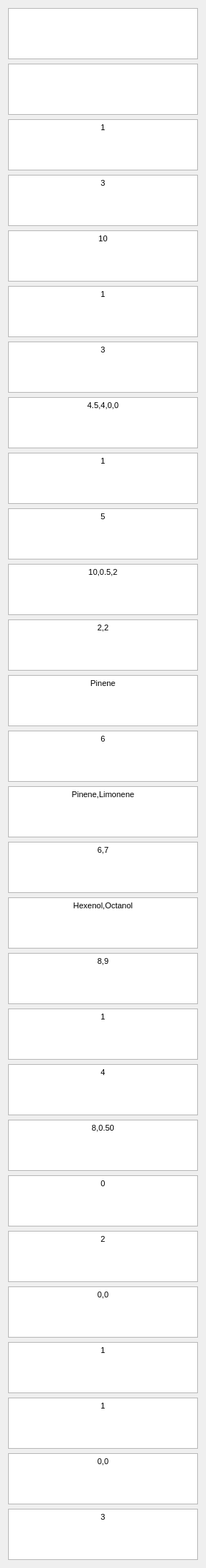
  <widget class="QWidget" name="verticalLayoutWidget_3">
   <property name="geometry">
    <rect>
     <x>300</x>
     <y>30</y>
     <width>281</width>
     <height>901</height>
    </rect>
   </property>
   <layout class="QVBoxLayout" name="verticalLayout_7">
    <item>
     <widget class="QTextEdit" name="outputFolderTextbox">
      <property name="layoutDirection">
       <enum>Qt::LeftToRight</enum>
      </property>
      <property name="html">
       <string>&lt;!DOCTYPE HTML PUBLIC &quot;-//W3C//DTD HTML 4.0//EN&quot; &quot;http://www.w3.org/TR/REC-html40/strict.dtd&quot;&gt;
&lt;html&gt;&lt;head&gt;&lt;meta name=&quot;qrichtext&quot; content=&quot;1&quot; /&gt;&lt;style type=&quot;text/css&quot;&gt;
p, li { white-space: pre-wrap; }
&lt;/style&gt;&lt;/head&gt;&lt;body style=&quot; font-family:'MS Shell Dlg 2'; font-size:8.25pt; font-weight:400; font-style:normal;&quot;&gt;
&lt;p align=&quot;center&quot; style=&quot;-qt-paragraph-type:empty; margin-top:0px; margin-bottom:0px; margin-left:0px; margin-right:0px; -qt-block-indent:0; text-indent:0px;&quot;&gt;&lt;br /&gt;&lt;/p&gt;&lt;/body&gt;&lt;/html&gt;</string>
      </property>
     </widget>
    </item>
    <item>
     <widget class="QTextEdit" name="dateTextbox">
      <property name="layoutDirection">
       <enum>Qt::LeftToRight</enum>
      </property>
      <property name="html">
       <string>&lt;!DOCTYPE HTML PUBLIC &quot;-//W3C//DTD HTML 4.0//EN&quot; &quot;http://www.w3.org/TR/REC-html40/strict.dtd&quot;&gt;
&lt;html&gt;&lt;head&gt;&lt;meta name=&quot;qrichtext&quot; content=&quot;1&quot; /&gt;&lt;style type=&quot;text/css&quot;&gt;
p, li { white-space: pre-wrap; }
&lt;/style&gt;&lt;/head&gt;&lt;body style=&quot; font-family:'MS Shell Dlg 2'; font-size:8.25pt; font-weight:400; font-style:normal;&quot;&gt;
&lt;p align=&quot;center&quot; style=&quot;-qt-paragraph-type:empty; margin-top:0px; margin-bottom:0px; margin-left:0px; margin-right:0px; -qt-block-indent:0; text-indent:0px;&quot;&gt;&lt;br /&gt;&lt;/p&gt;&lt;/body&gt;&lt;/html&gt;</string>
      </property>
     </widget>
    </item>
    <item>
     <widget class="QTextEdit" name="mouseNumTextbox">
      <property name="layoutDirection">
       <enum>Qt::LeftToRight</enum>
      </property>
      <property name="html">
       <string>&lt;!DOCTYPE HTML PUBLIC &quot;-//W3C//DTD HTML 4.0//EN&quot; &quot;http://www.w3.org/TR/REC-html40/strict.dtd&quot;&gt;
&lt;html&gt;&lt;head&gt;&lt;meta name=&quot;qrichtext&quot; content=&quot;1&quot; /&gt;&lt;style type=&quot;text/css&quot;&gt;
p, li { white-space: pre-wrap; }
&lt;/style&gt;&lt;/head&gt;&lt;body style=&quot; font-family:'MS Shell Dlg 2'; font-size:8.25pt; font-weight:400; font-style:normal;&quot;&gt;
&lt;p align=&quot;center&quot; style=&quot; margin-top:0px; margin-bottom:0px; margin-left:0px; margin-right:0px; -qt-block-indent:0; text-indent:0px;&quot;&gt;1&lt;/p&gt;&lt;/body&gt;&lt;/html&gt;</string>
      </property>
     </widget>
    </item>
    <item>
     <widget class="QTextEdit" name="numTrialsTextbox">
      <property name="layoutDirection">
       <enum>Qt::LeftToRight</enum>
      </property>
      <property name="html">
       <string>&lt;!DOCTYPE HTML PUBLIC &quot;-//W3C//DTD HTML 4.0//EN&quot; &quot;http://www.w3.org/TR/REC-html40/strict.dtd&quot;&gt;
&lt;html&gt;&lt;head&gt;&lt;meta name=&quot;qrichtext&quot; content=&quot;1&quot; /&gt;&lt;style type=&quot;text/css&quot;&gt;
p, li { white-space: pre-wrap; }
&lt;/style&gt;&lt;/head&gt;&lt;body style=&quot; font-family:'MS Shell Dlg 2'; font-size:8.25pt; font-weight:400; font-style:normal;&quot;&gt;
&lt;p align=&quot;center&quot; style=&quot; margin-top:0px; margin-bottom:0px; margin-left:0px; margin-right:0px; -qt-block-indent:0; text-indent:0px;&quot;&gt;3&lt;/p&gt;&lt;/body&gt;&lt;/html&gt;</string>
      </property>
     </widget>
    </item>
    <item>
     <widget class="QTextEdit" name="trialDurationTextbox">
      <property name="layoutDirection">
       <enum>Qt::LeftToRight</enum>
      </property>
      <property name="html">
       <string>&lt;!DOCTYPE HTML PUBLIC &quot;-//W3C//DTD HTML 4.0//EN&quot; &quot;http://www.w3.org/TR/REC-html40/strict.dtd&quot;&gt;
&lt;html&gt;&lt;head&gt;&lt;meta name=&quot;qrichtext&quot; content=&quot;1&quot; /&gt;&lt;style type=&quot;text/css&quot;&gt;
p, li { white-space: pre-wrap; }
&lt;/style&gt;&lt;/head&gt;&lt;body style=&quot; font-family:'MS Shell Dlg 2'; font-size:8.25pt; font-weight:400; font-style:normal;&quot;&gt;
&lt;p align=&quot;center&quot; style=&quot; margin-top:0px; margin-bottom:0px; margin-left:0px; margin-right:0px; -qt-block-indent:0; text-indent:0px;&quot;&gt;10&lt;/p&gt;&lt;/body&gt;&lt;/html&gt;</string>
      </property>
     </widget>
    </item>
    <item>
     <widget class="QTextEdit" name="laserBinaryTextbox">
      <property name="layoutDirection">
       <enum>Qt::LeftToRight</enum>
      </property>
      <property name="html">
       <string>&lt;!DOCTYPE HTML PUBLIC &quot;-//W3C//DTD HTML 4.0//EN&quot; &quot;http://www.w3.org/TR/REC-html40/strict.dtd&quot;&gt;
&lt;html&gt;&lt;head&gt;&lt;meta name=&quot;qrichtext&quot; content=&quot;1&quot; /&gt;&lt;style type=&quot;text/css&quot;&gt;
p, li { white-space: pre-wrap; }
&lt;/style&gt;&lt;/head&gt;&lt;body style=&quot; font-family:'MS Shell Dlg 2'; font-size:8.25pt; font-weight:400; font-style:normal;&quot;&gt;
&lt;p align=&quot;center&quot; style=&quot; margin-top:0px; margin-bottom:0px; margin-left:0px; margin-right:0px; -qt-block-indent:0; text-indent:0px;&quot;&gt;1&lt;/p&gt;&lt;/body&gt;&lt;/html&gt;</string>
      </property>
     </widget>
    </item>
    <item>
     <widget class="QTextEdit" name="laserPortTextbox">
      <property name="layoutDirection">
       <enum>Qt::LeftToRight</enum>
      </property>
      <property name="html">
       <string>&lt;!DOCTYPE HTML PUBLIC &quot;-//W3C//DTD HTML 4.0//EN&quot; &quot;http://www.w3.org/TR/REC-html40/strict.dtd&quot;&gt;
&lt;html&gt;&lt;head&gt;&lt;meta name=&quot;qrichtext&quot; content=&quot;1&quot; /&gt;&lt;style type=&quot;text/css&quot;&gt;
p, li { white-space: pre-wrap; }
&lt;/style&gt;&lt;/head&gt;&lt;body style=&quot; font-family:'MS Shell Dlg 2'; font-size:8.25pt; font-weight:400; font-style:normal;&quot;&gt;
&lt;p align=&quot;center&quot; style=&quot; margin-top:0px; margin-bottom:0px; margin-left:0px; margin-right:0px; -qt-block-indent:0; text-indent:0px;&quot;&gt;3&lt;/p&gt;&lt;/body&gt;&lt;/html&gt;</string>
      </property>
     </widget>
    </item>
    <item>
     <widget class="QTextEdit" name="laserTrialStructureTextbox">
      <property name="layoutDirection">
       <enum>Qt::LeftToRight</enum>
      </property>
      <property name="html">
       <string>&lt;!DOCTYPE HTML PUBLIC &quot;-//W3C//DTD HTML 4.0//EN&quot; &quot;http://www.w3.org/TR/REC-html40/strict.dtd&quot;&gt;
&lt;html&gt;&lt;head&gt;&lt;meta name=&quot;qrichtext&quot; content=&quot;1&quot; /&gt;&lt;style type=&quot;text/css&quot;&gt;
p, li { white-space: pre-wrap; }
&lt;/style&gt;&lt;/head&gt;&lt;body style=&quot; font-family:'MS Shell Dlg 2'; font-size:8.25pt; font-weight:400; font-style:normal;&quot;&gt;
&lt;p align=&quot;center&quot; style=&quot; margin-top:0px; margin-bottom:0px; margin-left:0px; margin-right:0px; -qt-block-indent:0; text-indent:0px;&quot;&gt;4.5,4,0,0&lt;/p&gt;&lt;/body&gt;&lt;/html&gt;</string>
      </property>
     </widget>
    </item>
    <item>
     <widget class="QTextEdit" name="odorBinaryTextbox">
      <property name="layoutDirection">
       <enum>Qt::LeftToRight</enum>
      </property>
      <property name="html">
       <string>&lt;!DOCTYPE HTML PUBLIC &quot;-//W3C//DTD HTML 4.0//EN&quot; &quot;http://www.w3.org/TR/REC-html40/strict.dtd&quot;&gt;
&lt;html&gt;&lt;head&gt;&lt;meta name=&quot;qrichtext&quot; content=&quot;1&quot; /&gt;&lt;style type=&quot;text/css&quot;&gt;
p, li { white-space: pre-wrap; }
&lt;/style&gt;&lt;/head&gt;&lt;body style=&quot; font-family:'MS Shell Dlg 2'; font-size:8.25pt; font-weight:400; font-style:normal;&quot;&gt;
&lt;p align=&quot;center&quot; style=&quot; margin-top:0px; margin-bottom:0px; margin-left:0px; margin-right:0px; -qt-block-indent:0; text-indent:0px;&quot;&gt;1&lt;/p&gt;&lt;/body&gt;&lt;/html&gt;</string>
      </property>
     </widget>
    </item>
    <item>
     <widget class="QTextEdit" name="mineralOilPortTextbox">
      <property name="layoutDirection">
       <enum>Qt::LeftToRight</enum>
      </property>
      <property name="html">
       <string>&lt;!DOCTYPE HTML PUBLIC &quot;-//W3C//DTD HTML 4.0//EN&quot; &quot;http://www.w3.org/TR/REC-html40/strict.dtd&quot;&gt;
&lt;html&gt;&lt;head&gt;&lt;meta name=&quot;qrichtext&quot; content=&quot;1&quot; /&gt;&lt;style type=&quot;text/css&quot;&gt;
p, li { white-space: pre-wrap; }
&lt;/style&gt;&lt;/head&gt;&lt;body style=&quot; font-family:'MS Shell Dlg 2'; font-size:8.25pt; font-weight:400; font-style:normal;&quot;&gt;
&lt;p align=&quot;center&quot; style=&quot; margin-top:0px; margin-bottom:0px; margin-left:0px; margin-right:0px; -qt-block-indent:0; text-indent:0px;&quot;&gt;5&lt;/p&gt;&lt;/body&gt;&lt;/html&gt;</string>
      </property>
     </widget>
    </item>
    <item>
     <widget class="QTextEdit" name="finalSolenoidsPortDeltaDelayDurationTextbox">
      <property name="layoutDirection">
       <enum>Qt::LeftToRight</enum>
      </property>
      <property name="html">
       <string>&lt;!DOCTYPE HTML PUBLIC &quot;-//W3C//DTD HTML 4.0//EN&quot; &quot;http://www.w3.org/TR/REC-html40/strict.dtd&quot;&gt;
&lt;html&gt;&lt;head&gt;&lt;meta name=&quot;qrichtext&quot; content=&quot;1&quot; /&gt;&lt;style type=&quot;text/css&quot;&gt;
p, li { white-space: pre-wrap; }
&lt;/style&gt;&lt;/head&gt;&lt;body style=&quot; font-family:'MS Shell Dlg 2'; font-size:8.25pt; font-weight:400; font-style:normal;&quot;&gt;
&lt;p align=&quot;center&quot; style=&quot; margin-top:0px; margin-bottom:0px; margin-left:0px; margin-right:0px; -qt-block-indent:0; text-indent:0px;&quot;&gt;10,0.5,2&lt;/p&gt;&lt;/body&gt;&lt;/html&gt;</string>
      </property>
     </widget>
    </item>
    <item>
     <widget class="QTextEdit" name="odorTrialStructureTextbox">
      <property name="layoutDirection">
       <enum>Qt::LeftToRight</enum>
      </property>
      <property name="html">
       <string>&lt;!DOCTYPE HTML PUBLIC &quot;-//W3C//DTD HTML 4.0//EN&quot; &quot;http://www.w3.org/TR/REC-html40/strict.dtd&quot;&gt;
&lt;html&gt;&lt;head&gt;&lt;meta name=&quot;qrichtext&quot; content=&quot;1&quot; /&gt;&lt;style type=&quot;text/css&quot;&gt;
p, li { white-space: pre-wrap; }
&lt;/style&gt;&lt;/head&gt;&lt;body style=&quot; font-family:'MS Shell Dlg 2'; font-size:8.25pt; font-weight:400; font-style:normal;&quot;&gt;
&lt;p align=&quot;center&quot; style=&quot; margin-top:0px; margin-bottom:0px; margin-left:0px; margin-right:0px; -qt-block-indent:0; text-indent:0px;&quot;&gt;2,2&lt;/p&gt;&lt;/body&gt;&lt;/html&gt;</string>
      </property>
     </widget>
    </item>
    <item>
     <widget class="QTextEdit" name="odorNamePretrainingTextbox">
      <property name="layoutDirection">
       <enum>Qt::LeftToRight</enum>
      </property>
      <property name="html">
       <string>&lt;!DOCTYPE HTML PUBLIC &quot;-//W3C//DTD HTML 4.0//EN&quot; &quot;http://www.w3.org/TR/REC-html40/strict.dtd&quot;&gt;
&lt;html&gt;&lt;head&gt;&lt;meta name=&quot;qrichtext&quot; content=&quot;1&quot; /&gt;&lt;style type=&quot;text/css&quot;&gt;
p, li { white-space: pre-wrap; }
&lt;/style&gt;&lt;/head&gt;&lt;body style=&quot; font-family:'MS Shell Dlg 2'; font-size:8.25pt; font-weight:400; font-style:normal;&quot;&gt;
&lt;p align=&quot;center&quot; style=&quot; margin-top:0px; margin-bottom:0px; margin-left:0px; margin-right:0px; -qt-block-indent:0; text-indent:0px;&quot;&gt;Pinene&lt;/p&gt;&lt;/body&gt;&lt;/html&gt;</string>
      </property>
     </widget>
    </item>
    <item>
     <widget class="QTextEdit" name="odorPortPretrainingTextbox">
      <property name="layoutDirection">
       <enum>Qt::LeftToRight</enum>
      </property>
      <property name="html">
       <string>&lt;!DOCTYPE HTML PUBLIC &quot;-//W3C//DTD HTML 4.0//EN&quot; &quot;http://www.w3.org/TR/REC-html40/strict.dtd&quot;&gt;
&lt;html&gt;&lt;head&gt;&lt;meta name=&quot;qrichtext&quot; content=&quot;1&quot; /&gt;&lt;style type=&quot;text/css&quot;&gt;
p, li { white-space: pre-wrap; }
&lt;/style&gt;&lt;/head&gt;&lt;body style=&quot; font-family:'MS Shell Dlg 2'; font-size:8.25pt; font-weight:400; font-style:normal;&quot;&gt;
&lt;p align=&quot;center&quot; style=&quot; margin-top:0px; margin-bottom:0px; margin-left:0px; margin-right:0px; -qt-block-indent:0; text-indent:0px;&quot;&gt;6&lt;/p&gt;&lt;/body&gt;&lt;/html&gt;</string>
      </property>
     </widget>
    </item>
    <item>
     <widget class="QTextEdit" name="rewardedOdorNamesTextbox">
      <property name="layoutDirection">
       <enum>Qt::LeftToRight</enum>
      </property>
      <property name="html">
       <string>&lt;!DOCTYPE HTML PUBLIC &quot;-//W3C//DTD HTML 4.0//EN&quot; &quot;http://www.w3.org/TR/REC-html40/strict.dtd&quot;&gt;
&lt;html&gt;&lt;head&gt;&lt;meta name=&quot;qrichtext&quot; content=&quot;1&quot; /&gt;&lt;style type=&quot;text/css&quot;&gt;
p, li { white-space: pre-wrap; }
&lt;/style&gt;&lt;/head&gt;&lt;body style=&quot; font-family:'MS Shell Dlg 2'; font-size:8.25pt; font-weight:400; font-style:normal;&quot;&gt;
&lt;p align=&quot;center&quot; style=&quot; margin-top:0px; margin-bottom:0px; margin-left:0px; margin-right:0px; -qt-block-indent:0; text-indent:0px;&quot;&gt;Pinene,Limonene&lt;/p&gt;&lt;/body&gt;&lt;/html&gt;</string>
      </property>
     </widget>
    </item>
    <item>
     <widget class="QTextEdit" name="rewardedOdorPortsTextbox">
      <property name="layoutDirection">
       <enum>Qt::LeftToRight</enum>
      </property>
      <property name="html">
       <string>&lt;!DOCTYPE HTML PUBLIC &quot;-//W3C//DTD HTML 4.0//EN&quot; &quot;http://www.w3.org/TR/REC-html40/strict.dtd&quot;&gt;
&lt;html&gt;&lt;head&gt;&lt;meta name=&quot;qrichtext&quot; content=&quot;1&quot; /&gt;&lt;style type=&quot;text/css&quot;&gt;
p, li { white-space: pre-wrap; }
&lt;/style&gt;&lt;/head&gt;&lt;body style=&quot; font-family:'MS Shell Dlg 2'; font-size:8.25pt; font-weight:400; font-style:normal;&quot;&gt;
&lt;p align=&quot;center&quot; style=&quot; margin-top:0px; margin-bottom:0px; margin-left:0px; margin-right:0px; -qt-block-indent:0; text-indent:0px;&quot;&gt;6,7&lt;/p&gt;&lt;/body&gt;&lt;/html&gt;</string>
      </property>
     </widget>
    </item>
    <item>
     <widget class="QTextEdit" name="unrewardedOdorNamesTextbox">
      <property name="layoutDirection">
       <enum>Qt::LeftToRight</enum>
      </property>
      <property name="html">
       <string>&lt;!DOCTYPE HTML PUBLIC &quot;-//W3C//DTD HTML 4.0//EN&quot; &quot;http://www.w3.org/TR/REC-html40/strict.dtd&quot;&gt;
&lt;html&gt;&lt;head&gt;&lt;meta name=&quot;qrichtext&quot; content=&quot;1&quot; /&gt;&lt;style type=&quot;text/css&quot;&gt;
p, li { white-space: pre-wrap; }
&lt;/style&gt;&lt;/head&gt;&lt;body style=&quot; font-family:'MS Shell Dlg 2'; font-size:8.25pt; font-weight:400; font-style:normal;&quot;&gt;
&lt;p align=&quot;center&quot; style=&quot; margin-top:0px; margin-bottom:0px; margin-left:0px; margin-right:0px; -qt-block-indent:0; text-indent:0px;&quot;&gt;Hexenol,Octanol&lt;/p&gt;&lt;/body&gt;&lt;/html&gt;</string>
      </property>
     </widget>
    </item>
    <item>
     <widget class="QTextEdit" name="unrewardedOdorPortsTextbox">
      <property name="layoutDirection">
       <enum>Qt::LeftToRight</enum>
      </property>
      <property name="html">
       <string>&lt;!DOCTYPE HTML PUBLIC &quot;-//W3C//DTD HTML 4.0//EN&quot; &quot;http://www.w3.org/TR/REC-html40/strict.dtd&quot;&gt;
&lt;html&gt;&lt;head&gt;&lt;meta name=&quot;qrichtext&quot; content=&quot;1&quot; /&gt;&lt;style type=&quot;text/css&quot;&gt;
p, li { white-space: pre-wrap; }
&lt;/style&gt;&lt;/head&gt;&lt;body style=&quot; font-family:'MS Shell Dlg 2'; font-size:8.25pt; font-weight:400; font-style:normal;&quot;&gt;
&lt;p align=&quot;center&quot; style=&quot; margin-top:0px; margin-bottom:0px; margin-left:0px; margin-right:0px; -qt-block-indent:0; text-indent:0px;&quot;&gt;8,9&lt;/p&gt;&lt;/body&gt;&lt;/html&gt;</string>
      </property>
     </widget>
    </item>
    <item>
     <widget class="QTextEdit" name="waterBinaryTextbox">
      <property name="layoutDirection">
       <enum>Qt::LeftToRight</enum>
      </property>
      <property name="html">
       <string>&lt;!DOCTYPE HTML PUBLIC &quot;-//W3C//DTD HTML 4.0//EN&quot; &quot;http://www.w3.org/TR/REC-html40/strict.dtd&quot;&gt;
&lt;html&gt;&lt;head&gt;&lt;meta name=&quot;qrichtext&quot; content=&quot;1&quot; /&gt;&lt;style type=&quot;text/css&quot;&gt;
p, li { white-space: pre-wrap; }
&lt;/style&gt;&lt;/head&gt;&lt;body style=&quot; font-family:'MS Shell Dlg 2'; font-size:8.25pt; font-weight:400; font-style:normal;&quot;&gt;
&lt;p align=&quot;center&quot; style=&quot; margin-top:0px; margin-bottom:0px; margin-left:0px; margin-right:0px; -qt-block-indent:0; text-indent:0px;&quot;&gt;1&lt;/p&gt;&lt;/body&gt;&lt;/html&gt;</string>
      </property>
     </widget>
    </item>
    <item>
     <widget class="QTextEdit" name="waterPortTextbox">
      <property name="layoutDirection">
       <enum>Qt::LeftToRight</enum>
      </property>
      <property name="html">
       <string>&lt;!DOCTYPE HTML PUBLIC &quot;-//W3C//DTD HTML 4.0//EN&quot; &quot;http://www.w3.org/TR/REC-html40/strict.dtd&quot;&gt;
&lt;html&gt;&lt;head&gt;&lt;meta name=&quot;qrichtext&quot; content=&quot;1&quot; /&gt;&lt;style type=&quot;text/css&quot;&gt;
p, li { white-space: pre-wrap; }
&lt;/style&gt;&lt;/head&gt;&lt;body style=&quot; font-family:'MS Shell Dlg 2'; font-size:8.25pt; font-weight:400; font-style:normal;&quot;&gt;
&lt;p align=&quot;center&quot; style=&quot; margin-top:0px; margin-bottom:0px; margin-left:0px; margin-right:0px; -qt-block-indent:0; text-indent:0px;&quot;&gt;4&lt;/p&gt;&lt;/body&gt;&lt;/html&gt;</string>
      </property>
     </widget>
    </item>
    <item>
     <widget class="QTextEdit" name="waterTrialStructureTextbox">
      <property name="layoutDirection">
       <enum>Qt::LeftToRight</enum>
      </property>
      <property name="html">
       <string>&lt;!DOCTYPE HTML PUBLIC &quot;-//W3C//DTD HTML 4.0//EN&quot; &quot;http://www.w3.org/TR/REC-html40/strict.dtd&quot;&gt;
&lt;html&gt;&lt;head&gt;&lt;meta name=&quot;qrichtext&quot; content=&quot;1&quot; /&gt;&lt;style type=&quot;text/css&quot;&gt;
p, li { white-space: pre-wrap; }
&lt;/style&gt;&lt;/head&gt;&lt;body style=&quot; font-family:'MS Shell Dlg 2'; font-size:8.25pt; font-weight:400; font-style:normal;&quot;&gt;
&lt;p align=&quot;center&quot; style=&quot; margin-top:0px; margin-bottom:0px; margin-left:0px; margin-right:0px; -qt-block-indent:0; text-indent:0px;&quot;&gt;8,0.50&lt;/p&gt;&lt;/body&gt;&lt;/html&gt;</string>
      </property>
     </widget>
    </item>
    <item>
     <widget class="QTextEdit" name="cameraBinaryTextbox">
      <property name="layoutDirection">
       <enum>Qt::LeftToRight</enum>
      </property>
      <property name="html">
       <string>&lt;!DOCTYPE HTML PUBLIC &quot;-//W3C//DTD HTML 4.0//EN&quot; &quot;http://www.w3.org/TR/REC-html40/strict.dtd&quot;&gt;
&lt;html&gt;&lt;head&gt;&lt;meta name=&quot;qrichtext&quot; content=&quot;1&quot; /&gt;&lt;style type=&quot;text/css&quot;&gt;
p, li { white-space: pre-wrap; }
&lt;/style&gt;&lt;/head&gt;&lt;body style=&quot; font-family:'MS Shell Dlg 2'; font-size:8.25pt; font-weight:400; font-style:normal;&quot;&gt;
&lt;p align=&quot;center&quot; style=&quot; margin-top:0px; margin-bottom:0px; margin-left:0px; margin-right:0px; -qt-block-indent:0; text-indent:0px;&quot;&gt;0&lt;/p&gt;&lt;/body&gt;&lt;/html&gt;</string>
      </property>
     </widget>
    </item>
    <item>
     <widget class="QTextEdit" name="cameraTriggerPortTextbox">
      <property name="layoutDirection">
       <enum>Qt::LeftToRight</enum>
      </property>
      <property name="html">
       <string>&lt;!DOCTYPE HTML PUBLIC &quot;-//W3C//DTD HTML 4.0//EN&quot; &quot;http://www.w3.org/TR/REC-html40/strict.dtd&quot;&gt;
&lt;html&gt;&lt;head&gt;&lt;meta name=&quot;qrichtext&quot; content=&quot;1&quot; /&gt;&lt;style type=&quot;text/css&quot;&gt;
p, li { white-space: pre-wrap; }
&lt;/style&gt;&lt;/head&gt;&lt;body style=&quot; font-family:'MS Shell Dlg 2'; font-size:8.25pt; font-weight:400; font-style:normal;&quot;&gt;
&lt;p align=&quot;center&quot; style=&quot; margin-top:0px; margin-bottom:0px; margin-left:0px; margin-right:0px; -qt-block-indent:0; text-indent:0px;&quot;&gt;2&lt;/p&gt;&lt;/body&gt;&lt;/html&gt;</string>
      </property>
     </widget>
    </item>
    <item>
     <widget class="QTextEdit" name="cameraTrialStructureTextbox">
      <property name="layoutDirection">
       <enum>Qt::LeftToRight</enum>
      </property>
      <property name="html">
       <string>&lt;!DOCTYPE HTML PUBLIC &quot;-//W3C//DTD HTML 4.0//EN&quot; &quot;http://www.w3.org/TR/REC-html40/strict.dtd&quot;&gt;
&lt;html&gt;&lt;head&gt;&lt;meta name=&quot;qrichtext&quot; content=&quot;1&quot; /&gt;&lt;style type=&quot;text/css&quot;&gt;
p, li { white-space: pre-wrap; }
&lt;/style&gt;&lt;/head&gt;&lt;body style=&quot; font-family:'MS Shell Dlg 2'; font-size:8.25pt; font-weight:400; font-style:normal;&quot;&gt;
&lt;p align=&quot;center&quot; style=&quot; margin-top:0px; margin-bottom:0px; margin-left:0px; margin-right:0px; -qt-block-indent:0; text-indent:0px;&quot;&gt;0,0&lt;/p&gt;&lt;/body&gt;&lt;/html&gt;</string>
      </property>
     </widget>
    </item>
    <item>
     <widget class="QTextEdit" name="twoPhotonTriggerBinaryTextbox">
      <property name="layoutDirection">
       <enum>Qt::LeftToRight</enum>
      </property>
      <property name="html">
       <string>&lt;!DOCTYPE HTML PUBLIC &quot;-//W3C//DTD HTML 4.0//EN&quot; &quot;http://www.w3.org/TR/REC-html40/strict.dtd&quot;&gt;
&lt;html&gt;&lt;head&gt;&lt;meta name=&quot;qrichtext&quot; content=&quot;1&quot; /&gt;&lt;style type=&quot;text/css&quot;&gt;
p, li { white-space: pre-wrap; }
&lt;/style&gt;&lt;/head&gt;&lt;body style=&quot; font-family:'MS Shell Dlg 2'; font-size:8.25pt; font-weight:400; font-style:normal;&quot;&gt;
&lt;p align=&quot;center&quot; style=&quot; margin-top:0px; margin-bottom:0px; margin-left:0px; margin-right:0px; -qt-block-indent:0; text-indent:0px;&quot;&gt;1&lt;/p&gt;&lt;/body&gt;&lt;/html&gt;</string>
      </property>
     </widget>
    </item>
    <item>
     <widget class="QTextEdit" name="twoPhotonTriggerPortTextbox">
      <property name="layoutDirection">
       <enum>Qt::LeftToRight</enum>
      </property>
      <property name="html">
       <string>&lt;!DOCTYPE HTML PUBLIC &quot;-//W3C//DTD HTML 4.0//EN&quot; &quot;http://www.w3.org/TR/REC-html40/strict.dtd&quot;&gt;
&lt;html&gt;&lt;head&gt;&lt;meta name=&quot;qrichtext&quot; content=&quot;1&quot; /&gt;&lt;style type=&quot;text/css&quot;&gt;
p, li { white-space: pre-wrap; }
&lt;/style&gt;&lt;/head&gt;&lt;body style=&quot; font-family:'MS Shell Dlg 2'; font-size:8.25pt; font-weight:400; font-style:normal;&quot;&gt;
&lt;p align=&quot;center&quot; style=&quot; margin-top:0px; margin-bottom:0px; margin-left:0px; margin-right:0px; -qt-block-indent:0; text-indent:0px;&quot;&gt;1&lt;/p&gt;&lt;/body&gt;&lt;/html&gt;</string>
      </property>
     </widget>
    </item>
    <item>
     <widget class="QTextEdit" name="twoPhotonTrialStructureTextbox">
      <property name="layoutDirection">
       <enum>Qt::LeftToRight</enum>
      </property>
      <property name="html">
       <string>&lt;!DOCTYPE HTML PUBLIC &quot;-//W3C//DTD HTML 4.0//EN&quot; &quot;http://www.w3.org/TR/REC-html40/strict.dtd&quot;&gt;
&lt;html&gt;&lt;head&gt;&lt;meta name=&quot;qrichtext&quot; content=&quot;1&quot; /&gt;&lt;style type=&quot;text/css&quot;&gt;
p, li { white-space: pre-wrap; }
&lt;/style&gt;&lt;/head&gt;&lt;body style=&quot; font-family:'MS Shell Dlg 2'; font-size:8.25pt; font-weight:400; font-style:normal;&quot;&gt;
&lt;p align=&quot;center&quot; style=&quot; margin-top:0px; margin-bottom:0px; margin-left:0px; margin-right:0px; -qt-block-indent:0; text-indent:0px;&quot;&gt;0,0&lt;/p&gt;&lt;/body&gt;&lt;/html&gt;</string>
      </property>
     </widget>
    </item>
    <item>
     <widget class="QTextEdit" name="interTrialIntervalTextbox">
      <property name="layoutDirection">
       <enum>Qt::LeftToRight</enum>
      </property>
      <property name="html">
       <string>&lt;!DOCTYPE HTML PUBLIC &quot;-//W3C//DTD HTML 4.0//EN&quot; &quot;http://www.w3.org/TR/REC-html40/strict.dtd&quot;&gt;
&lt;html&gt;&lt;head&gt;&lt;meta name=&quot;qrichtext&quot; content=&quot;1&quot; /&gt;&lt;style type=&quot;text/css&quot;&gt;
p, li { white-space: pre-wrap; }
&lt;/style&gt;&lt;/head&gt;&lt;body style=&quot; font-family:'MS Shell Dlg 2'; font-size:8.25pt; font-weight:400; font-style:normal;&quot;&gt;
&lt;p align=&quot;center&quot; style=&quot; margin-top:0px; margin-bottom:0px; margin-left:0px; margin-right:0px; -qt-block-indent:0; text-indent:0px;&quot;&gt;3&lt;/p&gt;&lt;/body&gt;&lt;/html&gt;</string>
      </property>
     </widget>
    </item>
   </layout>
  </widget>
